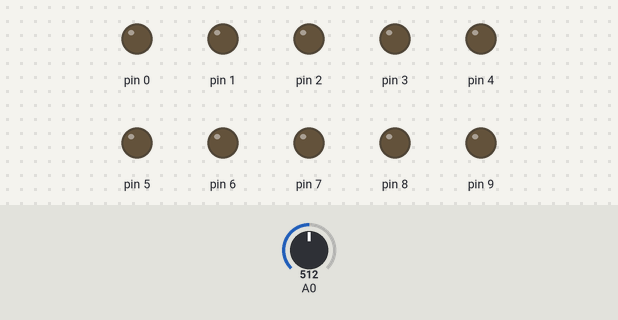
This sketch was run on a simulated Arduino Uno, built with avr-gcc and run on an emulated ATmega328P. On the bench: output pins drawn as LEDs (lit = HIGH). The test bench sets the inputs (shaded band); at power-on: A0 = 512.

Above: at 1.2 s.
1.3 s: A0 set to 1023
At 2.5 s:
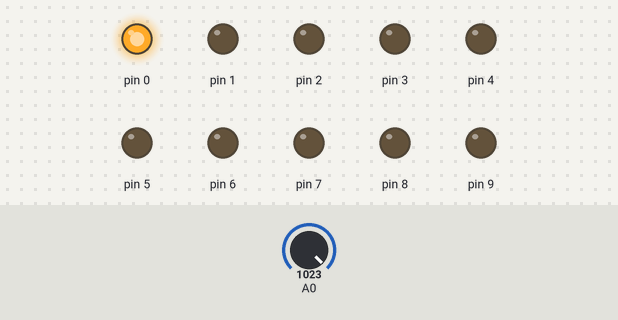
2.8 s: A0 set to 900
At 3.8 s:
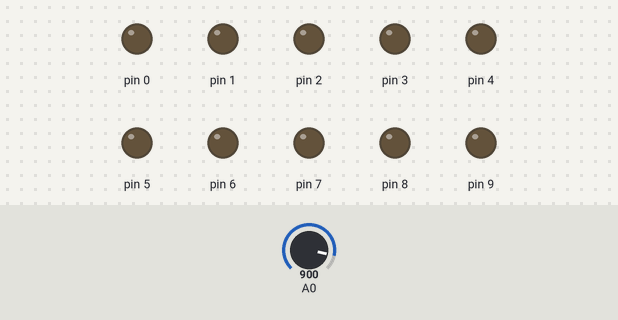
4.3 s: A0 set to 511
At 5.0 s:
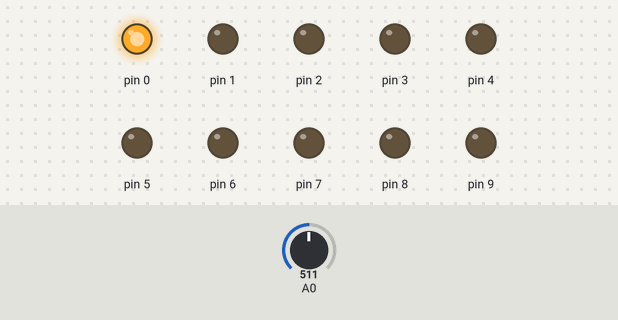
Timing chart, 0 to 7.3 s (numbered marks = the images above; inputs shaded):
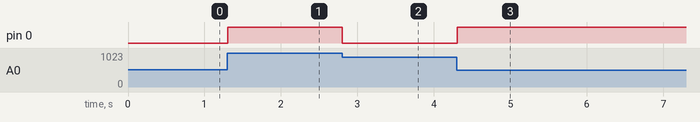

The sketch:

voltmeter1.ino
```cpp
int dataADC;
int n;

void setup() {
  // put your setup code here, to run once:
DDRD = B11111111;
DDRB = B00000011;
}

void loop() {
  // put your main code here, to run repeatedly:
dataADC = analogRead(A0);

for(byte n=0; n<10; n++);
  digitalWrite(n, bitRead(dataADC,n));

delay(100);
}
```

Measured:
- after the input at 1.3 s, pin 0: LOW → HIGH at once
- after the input at 2.8 s, pin 0: HIGH → LOW at once
- after the input at 4.3 s, pin 0: LOW → HIGH at once
